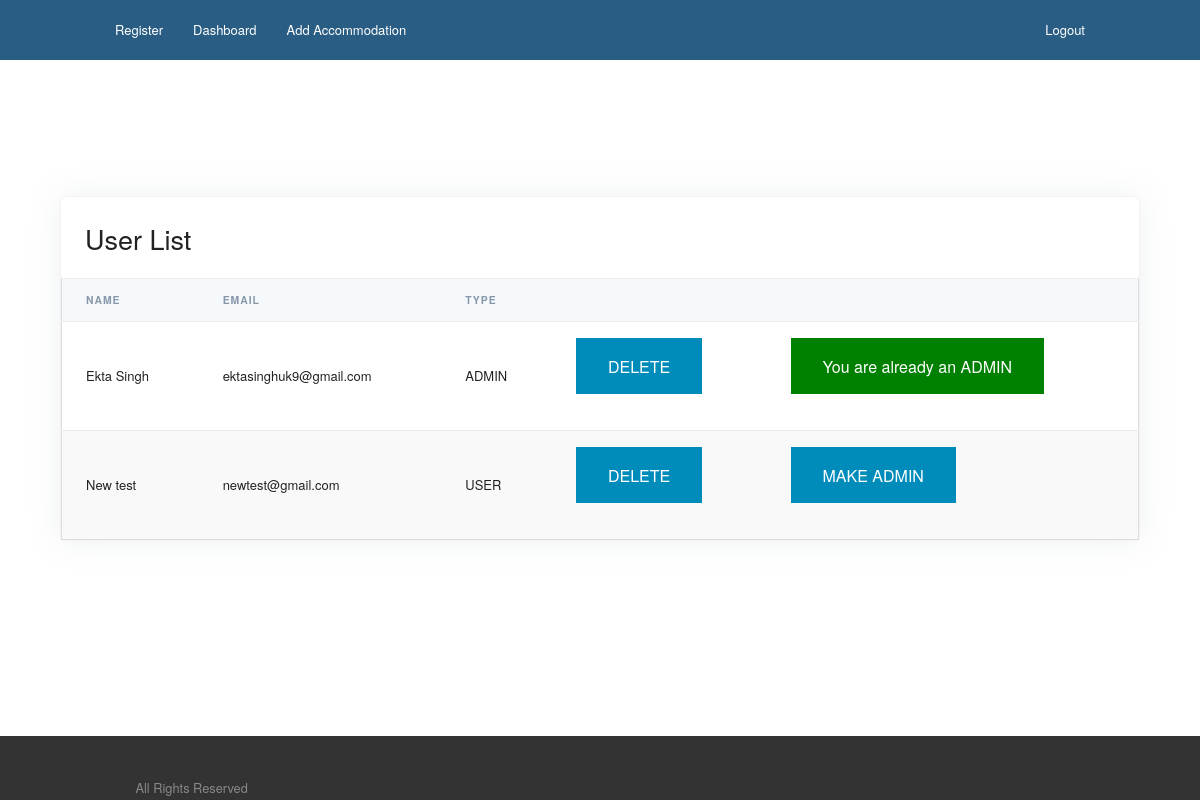
The page /phpregister/userList.php (signed in) on the database its author committed.
### tables this page shows
CREATE TABLE `User` (
  `user_id` int(255) NOT NULL,
  `user_email` varchar(255) NOT NULL,
  `password` varchar(255) NOT NULL,
  `user_name` varchar(255) NOT NULL,
  `user_type` enum('ADMIN','USER') NOT NULL
);

### htdocs/phpregister/userList.php (the view, shortened to what this page needs)
<!doctype html>
<html lang="en">
<head>
	<link href="/dashboard/stylesheets/normalize.css" rel="stylesheet" type="text/css" /><link href="/dashboard/stylesheets/all.css" rel="stylesheet" type="text/css" />
	<link href="//cdnjs.cloudflare.com/ajax/libs/font-awesome/3.1.0/css/font-awesome.min.css" rel="stylesheet" type="text/css" />
</head>
<body class="index">
	<header class="header contain-to-grid">
		<nav class="top-bar" data-topbar>
			<section class="top-bar-section">
				<ul class="left">
					<li class="item "><a href="/phpregister/register.php">Register</a></li>
				</ul>
				<ul class="left">
					<li class="item "><a href="/phpregister/dashboard.php">Dashboard</a></li>
				</ul>
				<ul class="left">
					<li class="item "><a href="/phpregister/accommodation.php">Add Accommodation</a></li>
				</ul>
				<ul class="right">
					<li class="item "><a href="../phplogin/logout.php">Logout</a></li>
				</ul>
			</section>
		</nav>
	</header>
<div class="wrapper">
	<div class="main-content">
		<div class="container mt-7">
			<div class="col">
				<div class="card shadow">
					<div class="card-header border-0">
						<h3 class="mb-0">User List</h3>
					</div>
					<div class="table-responsive">
						<table class="table align-items-center table-flush">
							<thead class="thead-light">
								<tr>
									<th scope="col">Name</th>
									<th scope="col">Email</th>
									<th scope="col">Type</th>
									<th scope="col"></th>
									<th scope="col"></th>
								</tr>
							</thead>
							<tbody>
								<?php
								include('../con/connection.php');
								$sql = "Select * from User";
								$result = mysqli_query($conn, $sql);
								while($row = $result->fetch_assoc()){
									echo '<td>'.$row["user_name"].'</td>';
									echo '<td>'.$row["user_email"].'</td>';
									echo '<td>'.$row["user_type"].'</td>';
									echo '<td><button class="action-button" data-id="' . $row["user_id"] . '">DELETE</button></td>';
									if($row["user_type"] == 'USER'){
										echo '<td><button class="action-button" data-id="' . $row["user_id"] . '">MAKE ADMIN</button></td>';
									} elseif($row["user_type"] == 'ADMIN'){
										echo '<td><button style="background:green;" class="action-button" data-id="' . $row["user_id"] . '">You are already an ADMIN</button></td>';
									}
								}
								?>
							</tbody>
						</table>
					</div>
				</div>
			</div>
		</div>
	</div>
</div>
<footer class="footer">
	<div class="columns">
		<div class="footer_lists-container row collapse">
			<div class="footer_social columns large-2">
				<p class="footer_copyright">All Rights Reserved</p>
			</div>
			<ul class="footer_links columns large-9">
			</ul>
		</div>
	</div>
</footer>
</body>
</html>

### rows shown on the page
user: user_name "Ekta Singh", user_email "ektasinghuk9@gmail.com", user_type "ADMIN"
user: user_name "New test", user_email "newtest@gmail.com", user_type "USER"
